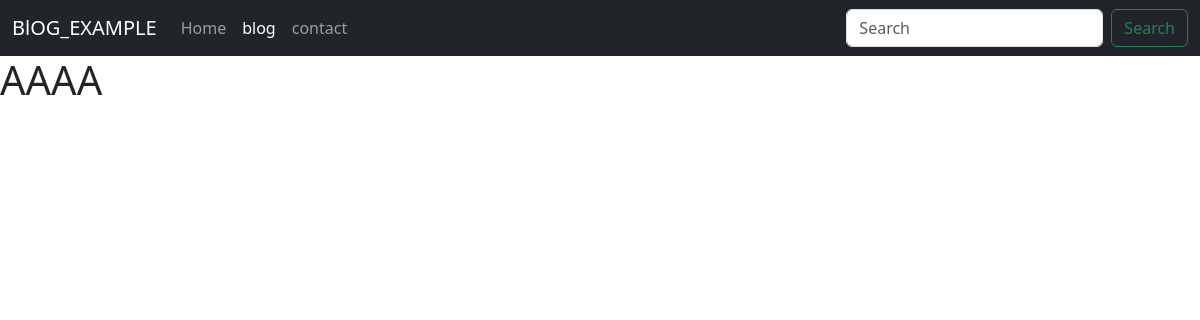
The page /blogpost/html on the database as committed earlier.
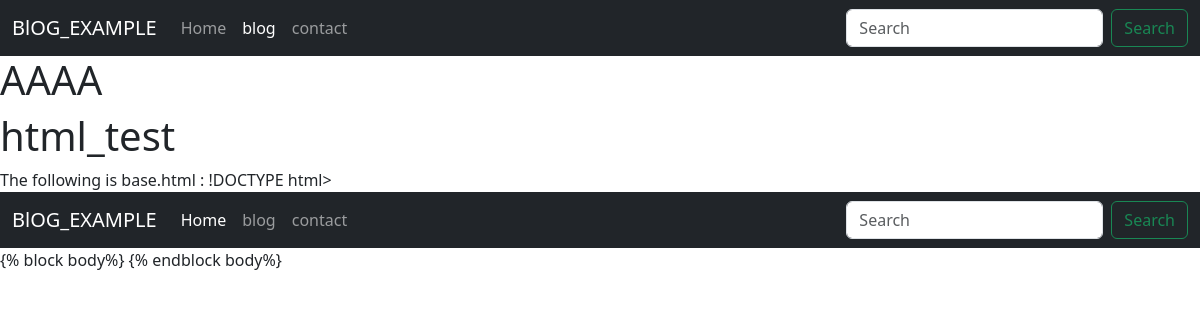
The same page on the database as committed later.
### blog/models.py (models this page shows, shortened)
class Blog(models.Model):
    sno     = models.AutoField( primary_key=True )
    title   = models.CharField( max_length=200 )
    content = models.TextField()
    slug    = models.CharField( max_length=100 )
    time    = models.DateField( auto_now_add = True )

### blog/views.py (the view)
# urls.py: path('blogpost/<str:slug>', views.blogpost, name=''),
def blogpost(request,slug):
    blog = Blog.objects.filter(slug=slug).first()
    context = {'blog': blog }
    return render(request, 'blogpost.html',context)

### templates/blogpost.html (shortened to what this page needs)
{% extends "base.html" %}
{% block  blog_active %}active{% endblock %}
{% block body %}
    <h1> AAAA </h1>
    <h1>
        {{ blog.title }} </h1>
    <div>
        {{ blog.content |safe}}
    </div>
{% endblock body %}

Rows that differ between the two databases and show on the page:
added Blog: title "html_test"
Other text that changed with them:
text now shown: "The following is base.html : !DOCTYPE html> BlOG_EXAMPLE Home blog contact Search {% block body%} {% endblock body%}"
